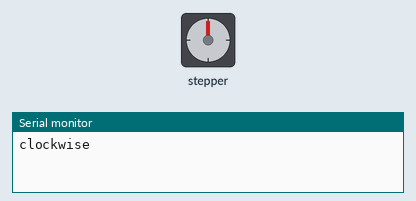
The sketch below on a simulated Arduino Uno, built with avr-gcc and run on an emulated ATmega328P. Shown: stepper motor, the last lines printed to the serial monitor. Stepper angles assume 2048 steps per turn.

Above: at 0.15 s.
At 9.87 s:
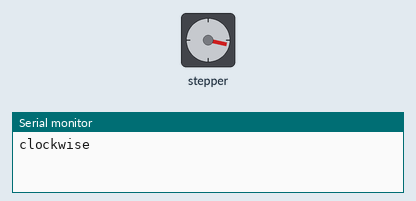
At 19.91 s:
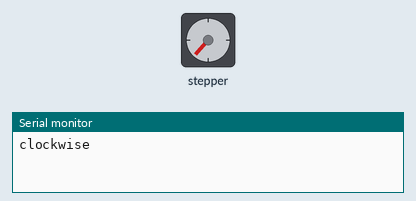
At 39.56 s:
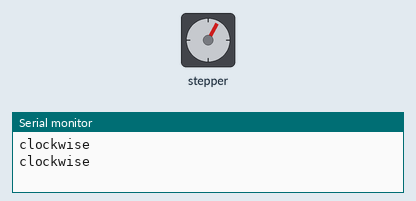
Timing chart, 0 to 40.0 s (numbered marks = the images above):
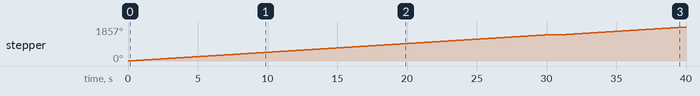

Measured:
- by itself, stepper: turns 1440° clockwise in 30.2 s, then 416° clockwise in 8.7 s

The sketch:

StepMotorTest.ino
```cpp
#include <Stepper.h>

const int stepsPerRevolution = 2048;  // change this to fit the number of steps per revolution for your motor

// initialize the stepper library on pins 8 through 11
Stepper myStepper(stepsPerRevolution, 8, 9, 10, 11);

void setup() {
  // set the speed at 60 rpm:
  myStepper.setSpeed(8);
  // initialize the serial port:
  Serial.begin(9600);
}

void loop() {
  // step one revolution  in one direction:
  Serial.println("clockwise");
  for (int i = 0; i < 4; i++) {
    myStepper.step(stepsPerRevolution);
  }
  delay(1000);
}
```
